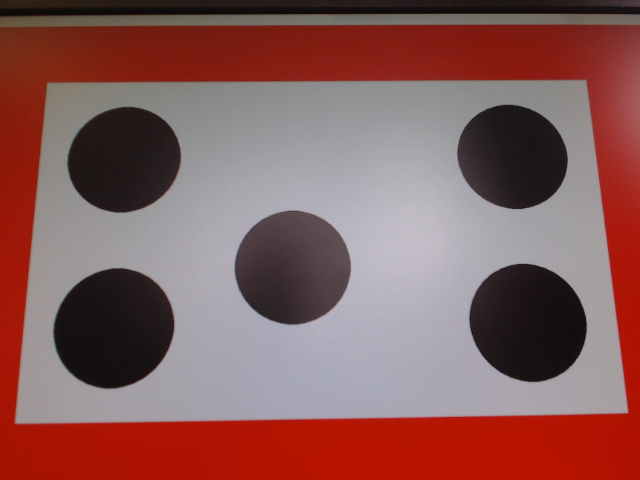
#> input picture image_test_apres.png, 640 x 480 px
$ python contour.py
#> lines starting #> are read from the running program, lines starting #| are printed output that depends on the picture; after the words box and inside, x2 and y2 are one past the last pixel; in counts of white or black regions, pixels touching at a corner belong together
import cv2
from time import sleep


img = cv2.imread("image_test_apres.png")
#> img is the input picture: shape (480, 640, 3); mean B, G, R 90.2, 91.8, 135

gray = cv2.cvtColor(img, cv2.COLOR_BGR2GRAY)
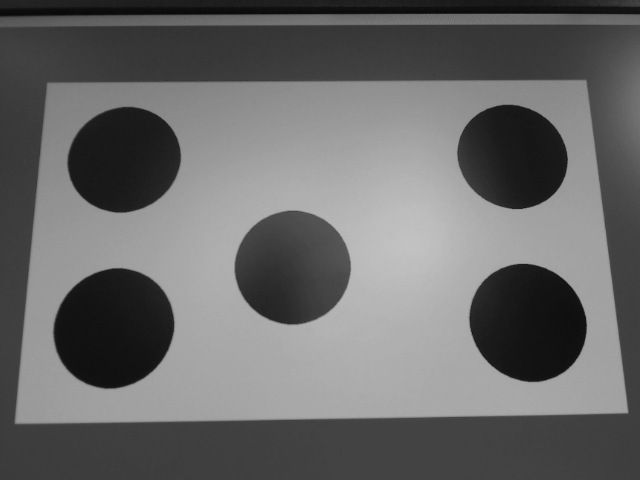
#> gray: shape (480, 640); min 9, max 195, mean 104.5

gauss = cv2.GaussianBlur(gray, (5, 5), 0)

canny = cv2.Canny(gauss, 50, 210)
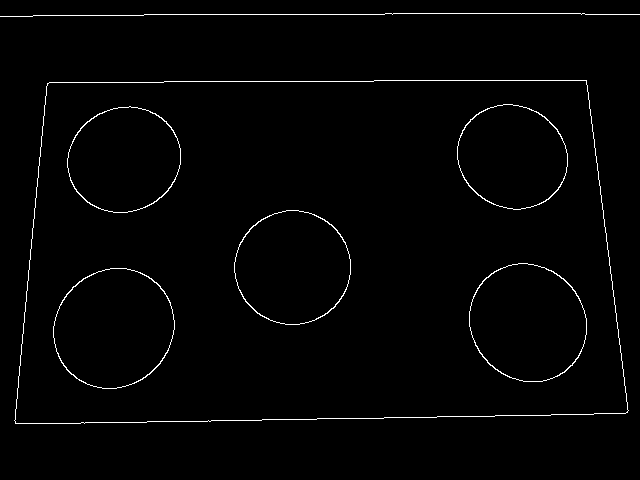
#> canny: shape (480, 640); 1.5% white in thin lines or dots, all inside (x1, y1, x2, y2) = (0, 13, 640, 424)

cont = canny.copy()

contr, hier = cv2.findContours(cont, cv2.RETR_EXTERNAL, cv2.CHAIN_APPROX_NONE)
#> contr = 2 contours, 1 with area under 20; largest, box (x1, y1, x2, y2) and area: (14, 80, 629, 424) 194764
i = 0
for cnt in contr:
    area = cv2.contourArea(cnt)
    # print(area)

    peri = cv2.arcLength(cnt, True)
    #print(peri)
    approx = cv2.approxPolyDP(cnt, 0.02 * peri, True)
    objcor = len(approx)
    print(len(approx))
    x, y, w, h = cv2.boundingRect(approx)
    print(x, w)
    print(y, h)
    ratio = w / float(h)

    font = cv2.FONT_HERSHEY_SIMPLEX

    org = (x, y)

    fontScale = 1

    color = (255, 0, 0)

    thickness = 2

    image = cv2.putText(img, str(i), org, font,
                        fontScale, color, thickness, cv2.LINE_AA)

    cv2.rectangle(img, (x, y), (x + w, y + h), (0, 255, 0), 2)

    cv2.drawContours(img, cnt, -1, (0, 0, 255), 1)

    cv2.imwrite("contour.png", img)
#> this loop made 2 passes
#> (area, peri, approx, objcor, x, y, w, h) on pass 1: (194763.5, 1862.4, [[586, 80], [47, 83], [15, 423], [627, 412]], 4, 15, 80, 613, 344)
#| 4
#| 15 613
#| 80 344
#| 2
#| 0 640
#| 14 3
#> pass 1, `cv2.imwrite("contour.png", img)`:
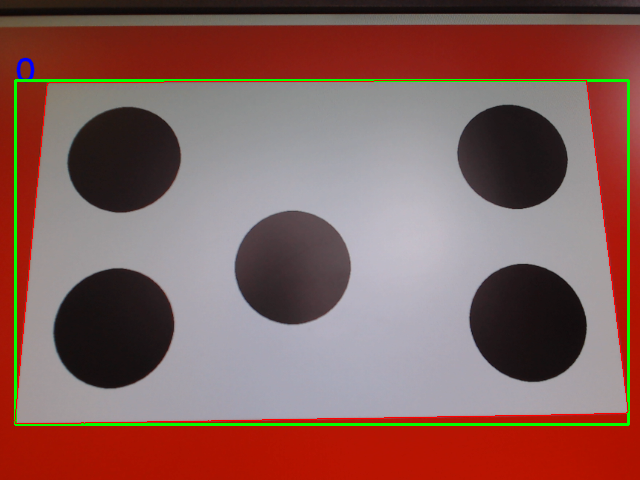
#> saved as contour.png: shape (480, 640, 3); mean B, G, R 89.4, 95, 132.9
#> pass 2, `image = cv2.putText(img, str(i), org, font, fontScale, color, thicknes..`:
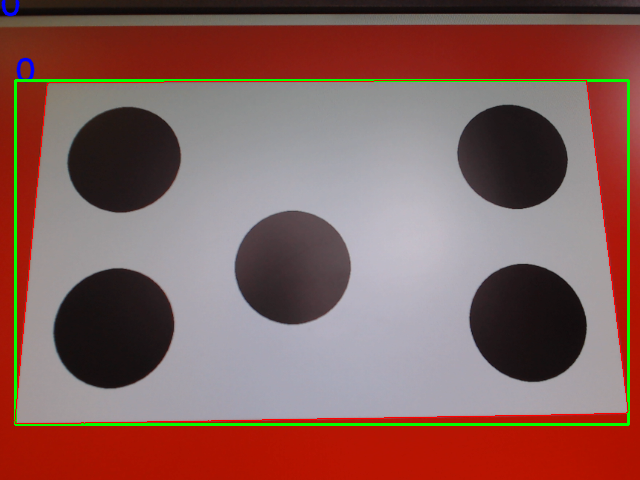
#> image: shape (480, 640, 3); mean B, G, R 89.5, 95, 132.9
#> pass 2, `cv2.imwrite("contour.png", img)`:
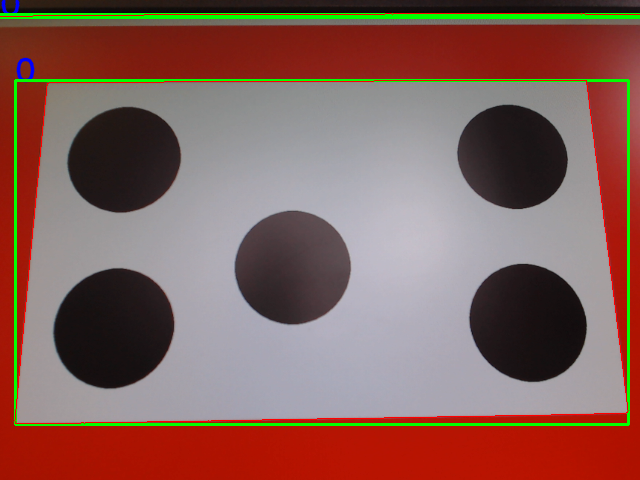
#> saved as contour.png: shape (480, 640, 3); mean B, G, R 88.6, 96.6, 132.3

$ run again, with gris.png copied over image_test_apres.png
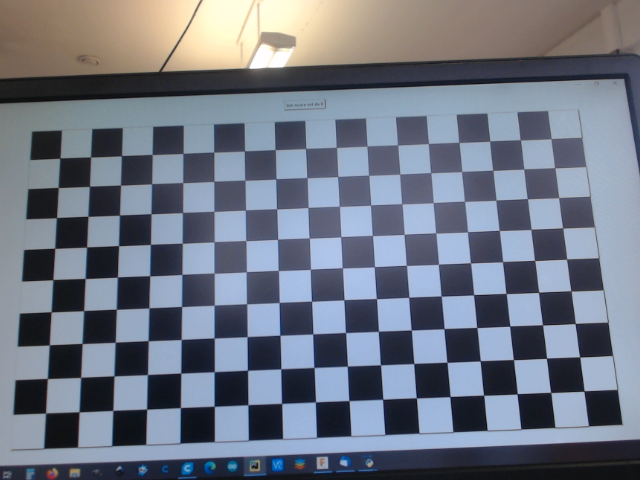
#> input picture gris.png, 640 x 480 px
#> img is the input picture: shape (480, 640, 3); mean B, G, R 132, 118.4, 111.4
#> `canny = cv2.Canny(gauss, 50, 210)`:
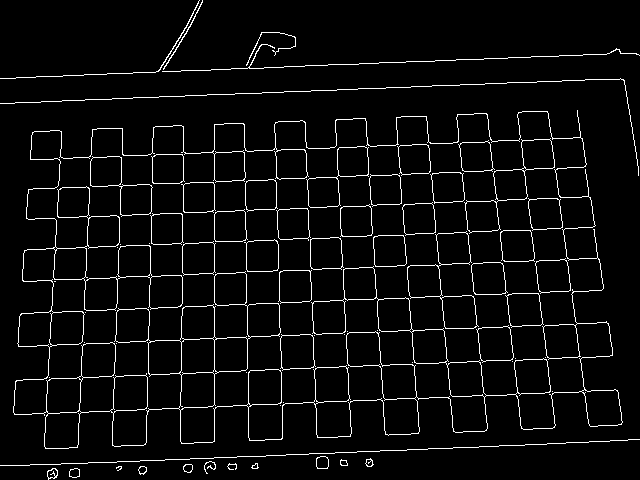
#> canny: shape (480, 640); 4.6% white in thin lines or dots
#> contr = 18 contours, 6 with area under 20; largest, box (x1, y1, x2, y2) and area: (13, 110, 623, 449) 157616, (316, 456, 329, 469) 133, (47, 468, 58, 480) 82, (69, 468, 80, 478) 78, (183, 464, 193, 473) 62
#> the loop `for cnt in contr:` made 18 passes
#> (area, peri, objcor, x, y, w, h, ratio) on passes 1, 2, 3, 5, 6, 9, 10, 11: (77.5, 35.07, 7, 69, 468, 11, 10, 1.1), (82.5, 37.56, 8, 47, 468, 11, 12, 0.917), (49, 28.14, 9, 138, 466, 9, 9, 1), (61.5, 29.9, 7, 183, 464, 10, 9, 1.11), (21.5, 21.07, 11, 251, 463, 8, 6, 1.33), (33, 23.66, 7, 340, 459, 8, 7, 1.14), (43.5, 26.73, 10, 365, 458, 9, 9, 1), (133, 44.49, 7, 316, 456, 13, 13, 1)
#> (printed output is left out)
#> after the loop `for cnt in contr:`:
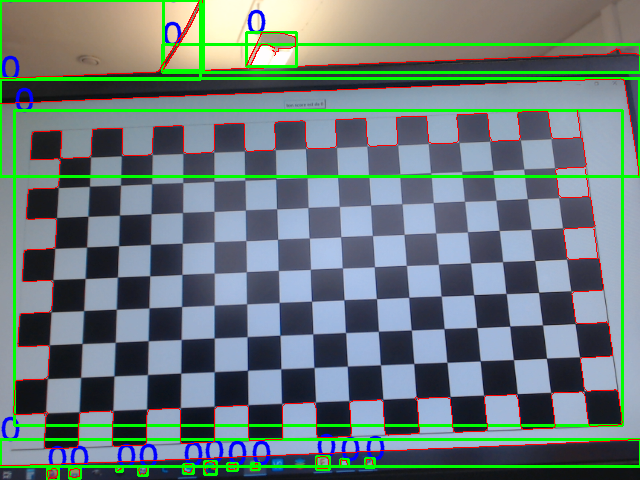
#> img: shape (480, 640, 3); 9.11% of pixels changed, all inside (x1, y1, x2, y2) = (0, 0, 640, 480)

$ run again, with image_test.png copied over image_test_apres.png
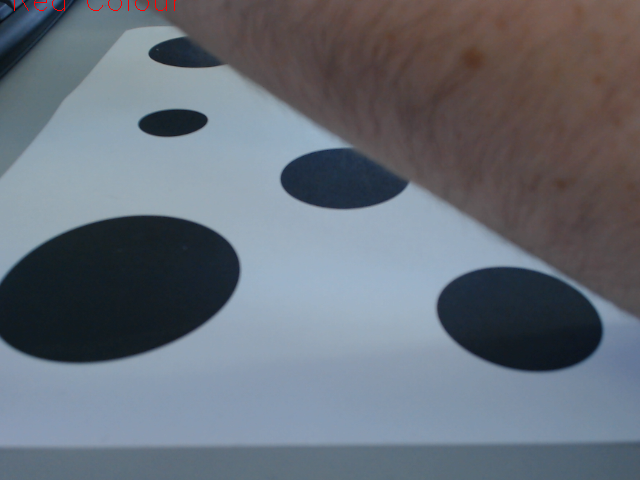
#> input picture image_test.png, 640 x 480 px
#> img is the input picture: shape (480, 640, 3); mean B, G, R 119.9, 110.1, 102.9
#> `canny = cv2.Canny(gauss, 50, 210)`:
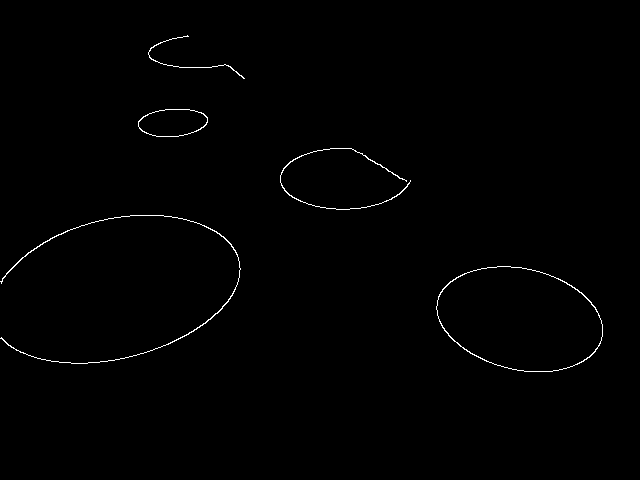
#> canny: shape (480, 640); 0.6% white in thin lines or dots, all inside (x1, y1, x2, y2) = (0, 35, 603, 372)
#> contr = 5 contours; box (x1, y1, x2, y2) and area: (436, 266, 603, 372) 13332, (138, 109, 208, 137) 1490, (0, 215, 241, 364) 136, (280, 148, 411, 210) 70, (148, 35, 245, 79) 25
#> the loop `for cnt in contr:` made 5 passes
#> (area, peri, objcor, x, y, w, h, ratio) on passes 1 to 5: (13331.5, 453.5, 8, 438, 268, 164, 101, 1.62), (136, 1207.3, 11, 0, 215, 238, 144, 1.65), (70.5, 634.4, 9, 280, 148, 131, 62, 2.11), (1490, 167.4, 8, 138, 109, 70, 28, 2.5), (25, 318.5, 9, 148, 35, 97, 44, 2.2)
#> (printed output is left out)
#> after the loop `for cnt in contr:`:
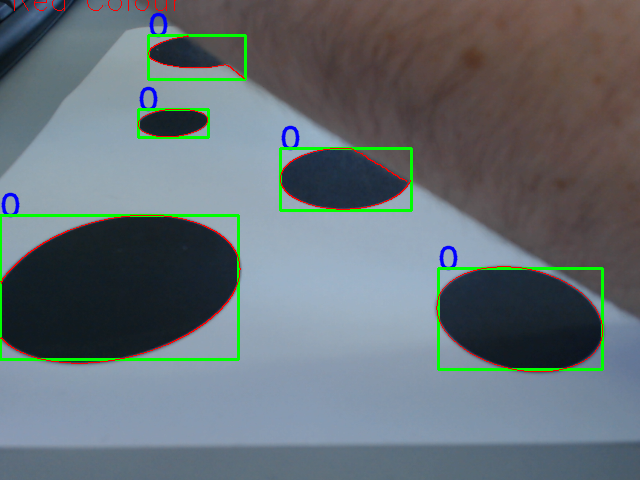
#> img: shape (480, 640, 3); 2.88% of pixels changed, all inside (x1, y1, x2, y2) = (0, 12, 604, 372)
